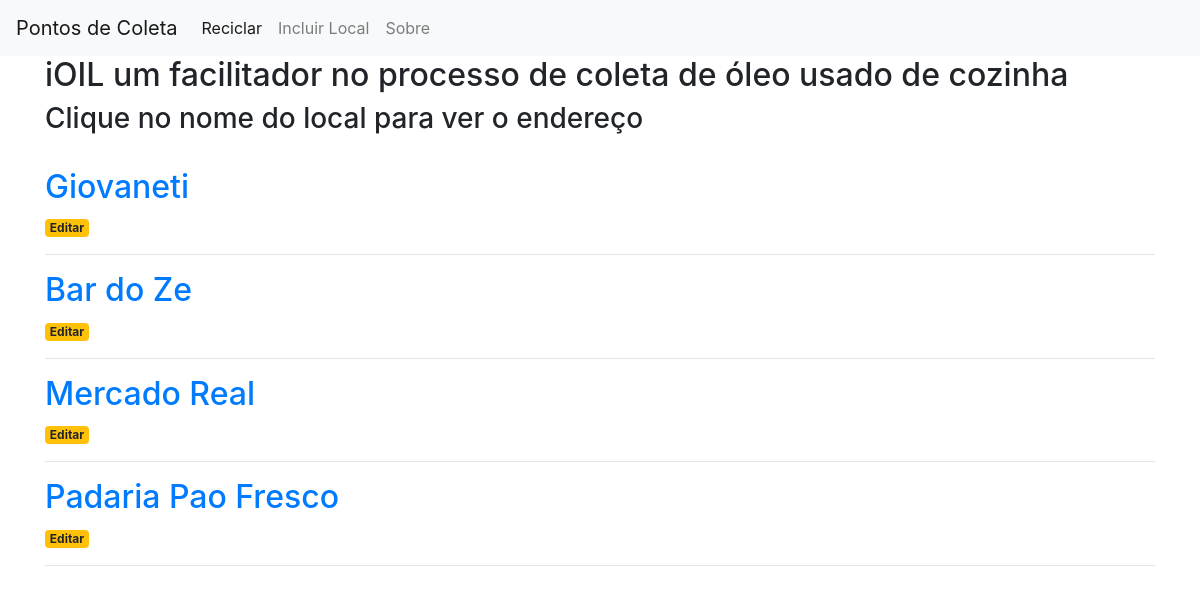
Before: / with the older database file.
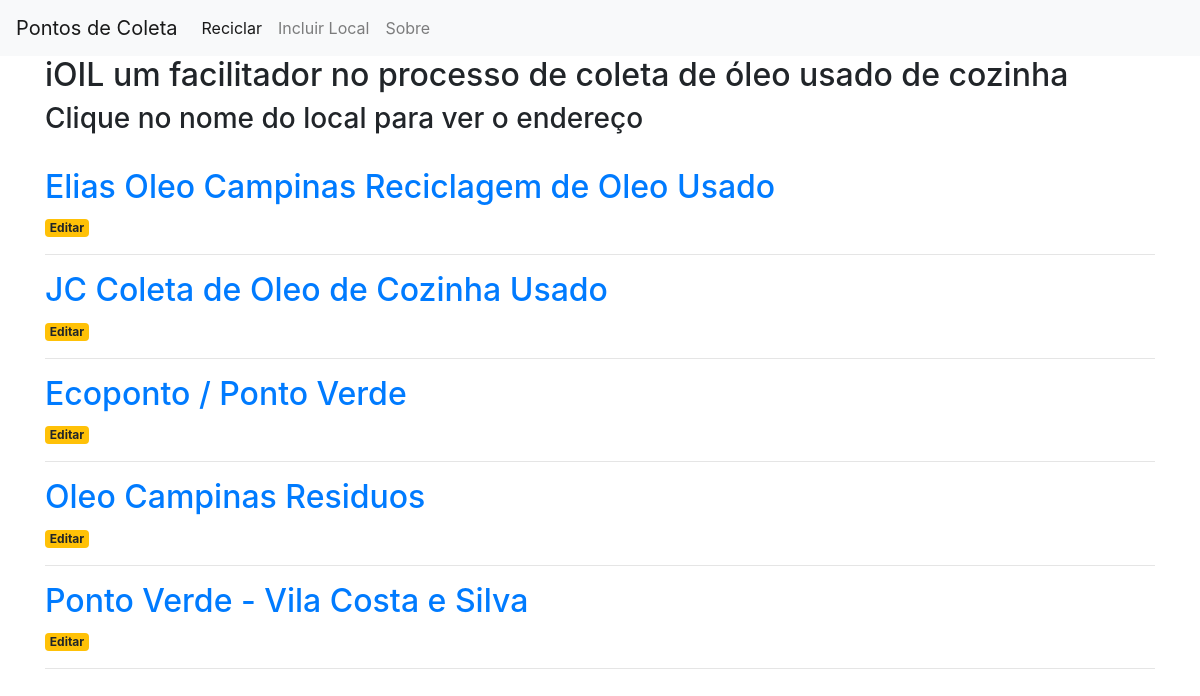
After: the same page with the newer database file.
### app.py (models this page shows)
class Posts(db.Model):
   id = db.Column(db.Integer, primary_key=True)
   title = db.Column(db.String(80), nullable=False)
   content = db.Column(db.String(200), nullable=False)

### app.py (the view)
@app.route('/')
def index():
    posts = Posts.query.all()
    return render_template('index.html', posts=posts)

### templates/index.html
{% extends 'base.html'%}
{% block content %}
    <h2>{% block title %} iOIL um facilitador no processo de coleta de óleo usado de cozinha {% endblock %}</h2>
    <h3>Clique no nome do local para ver o endereço</h3><BR>
    {% for post in posts %}
        <a href="{{ url_for('post', post_id=post['id'])}}">
            <h2>{{ post['title'] }}</h2>
        </a>
        <a href="{{ url_for('edit', id=post['id']) }}">
            <span class="badge badge-warning">Editar</span>
        </a>
        <hr>
    {% endfor %}
{% endblock %}

### templates/base.html (shortened to what this page needs)
<!doctype html>
<html lang="en">
  <head>
    <link rel="stylesheet" href="https://stackpath.bootstrapcdn.com/bootstrap/4.3.1/css/bootstrap.min.css">
  </head>
  <body>
    <nav class="navbar navbar-expand-md navbar-light bg-light">
        <a class="navbar-brand" href="{{ url_for('index')}}">Pontos de Coleta</a>
        <div class="collapse navbar-collapse" id="navbarNav">
            <ul class="navbar-nav">
            <li class="nav-item active">
                <a class="nav-link" href="{{url_for('reciclar')}}">Reciclar</a>
            </li>
            <li class="nav-item">
                <a class="nav-link" href="{{url_for('create')}}">Incluir Local</a>
            </li>
             <li class="nav-item">
                <a class="nav-link" href="{{url_for('sobre')}}">Sobre</a>
            </li>
            </ul>
        </div>
    </nav>
    <div class="container">
        {% block content %} {% endblock %}
    </div>
  </body>
</html>

Changed rows visible on the page:
changed Posts: title "Giovaneti" → "Elias Oleo Campinas Reciclagem de Oleo Usado"
changed Posts: title "Bar do Ze" → "JC Coleta de Oleo de Cozinha Usado"
changed Posts: title "Mercado Real" → "Ecoponto / Ponto Verde"
changed Posts: title "Padaria Pao Fresco" → "Oleo Campinas Residuos"
added Posts: title "Ponto Verde - Vila Costa e Silva"
